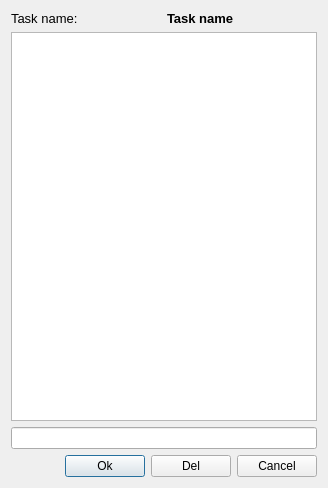
<?xml version="1.0" encoding="UTF-8"?>
<ui version="4.0">
 <class>Dialog</class>
 <widget class="QDialog" name="Dialog">
  <property name="geometry">
   <rect>
    <x>0</x>
    <y>0</y>
    <width>328</width>
    <height>488</height>
   </rect>
  </property>
  <property name="windowTitle">
   <string>Dialog</string>
  </property>
  <layout class="QGridLayout" name="gridLayout">
   <item row="0" column="0">
    <layout class="QHBoxLayout" name="horizontalLayout">
     <item>
      <widget class="QLabel" name="task_name_label">
       <property name="font">
        <font>
         <pointsize>10</pointsize>
        </font>
       </property>
       <property name="text">
        <string>Task name:</string>
       </property>
      </widget>
     </item>
     <item>
      <widget class="QLabel" name="task_name">
       <property name="font">
        <font>
         <pointsize>10</pointsize>
         <weight>75</weight>
         <bold>true</bold>
        </font>
       </property>
       <property name="text">
        <string>Task name</string>
       </property>
      </widget>
     </item>
    </layout>
   </item>
   <item row="1" column="0">
    <widget class="QListWidget" name="commentsList"/>
   </item>
   <item row="2" column="0">
    <widget class="QLineEdit" name="commentText"/>
   </item>
   <item row="3" column="0">
    <layout class="QVBoxLayout" name="verticalLayout">
     <item>
      <layout class="QHBoxLayout" name="horizontalLayout_2">
       <item>
        <spacer name="horizontalSpacer">
         <property name="orientation">
          <enum>Qt::Horizontal</enum>
         </property>
         <property name="sizeHint" stdset="0">
          <size>
           <width>40</width>
           <height>20</height>
          </size>
         </property>
        </spacer>
       </item>
       <item>
        <widget class="QPushButton" name="Ok">
         <property name="text">
          <string>Ok</string>
         </property>
        </widget>
       </item>
       <item>
        <widget class="QPushButton" name="Delete">
         <property name="text">
          <string>Del</string>
         </property>
        </widget>
       </item>
       <item>
        <widget class="QPushButton" name="Cancel">
         <property name="text">
          <string>Cancel</string>
         </property>
        </widget>
       </item>
      </layout>
     </item>
    </layout>
   </item>
  </layout>
 </widget>
 <resources/>
 <connections/>
</ui>
